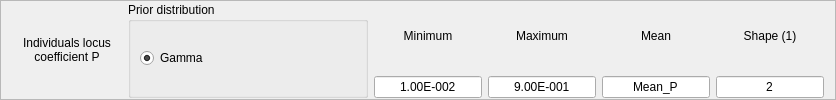
       <widget class="QFrame" name="frame_3">
        <property name="maximumSize">
         <size>
          <width>16777215</width>
          <height>100</height>
         </size>
        </property>
        <property name="frameShape">
         <enum>QFrame::StyledPanel</enum>
        </property>
        <property name="frameShadow">
         <enum>QFrame::Raised</enum>
        </property>
        <layout class="QHBoxLayout" name="horizontalLayout_3">
         <property name="topMargin">
          <number>1</number>
         </property>
         <property name="bottomMargin">
          <number>1</number>
         </property>
         <item>
          <widget class="QLabel" name="ilcpLabel">
           <property name="minimumSize">
            <size>
             <width>110</width>
             <height>0</height>
            </size>
           </property>
           <property name="maximumSize">
            <size>
             <width>110</width>
             <height>16777215</height>
            </size>
           </property>
           <property name="text">
            <string>Individuals locus
coefficient P</string>
           </property>
           <property name="alignment">
            <set>Qt::AlignCenter</set>
           </property>
          </widget>
         </item>
         <item>
          <widget class="QGroupBox" name="groupBox_2">
           <property name="minimumSize">
            <size>
             <width>240</width>
             <height>0</height>
            </size>
           </property>
           <property name="maximumSize">
            <size>
             <width>240</width>
             <height>16777215</height>
            </size>
           </property>
           <property name="title">
            <string>Prior distribution</string>
           </property>
           <layout class="QHBoxLayout" name="horizontalLayout_4">
            <item>
             <widget class="QRadioButton" name="radioButton_6">
              <property name="text">
               <string>Gamma</string>
              </property>
              <property name="checked">
               <bool>true</bool>
              </property>
             </widget>
            </item>
           </layout>
          </widget>
         </item>
         <item>
          <layout class="QVBoxLayout" name="verticalLayout_5">
           <item>
            <widget class="QLabel" name="label_9">
             <property name="maximumSize">
              <size>
               <width>16777215</width>
               <height>16777215</height>
              </size>
             </property>
             <property name="text">
              <string>Minimum</string>
             </property>
             <property name="alignment">
              <set>Qt::AlignCenter</set>
             </property>
            </widget>
           </item>
           <item>
            <widget class="QLineEdit" name="ilcpMinEdit">
             <property name="maximumSize">
              <size>
               <width>16777215</width>
               <height>16777215</height>
              </size>
             </property>
             <property name="text">
              <string>1.00E-002</string>
             </property>
             <property name="alignment">
              <set>Qt::AlignCenter</set>
             </property>
            </widget>
           </item>
          </layout>
         </item>
         <item>
          <layout class="QVBoxLayout" name="verticalLayout_7">
           <item>
            <widget class="QLabel" name="label_10">
             <property name="maximumSize">
              <size>
               <width>16777215</width>
               <height>16777215</height>
              </size>
             </property>
             <property name="text">
              <string>Maximum</string>
             </property>
             <property name="alignment">
              <set>Qt::AlignCenter</set>
             </property>
            </widget>
           </item>
           <item>
            <widget class="QLineEdit" name="ilcpMaxEdit">
             <property name="maximumSize">
              <size>
               <width>16777215</width>
               <height>16777215</height>
              </size>
             </property>
             <property name="text">
              <string>9.00E-001</string>
             </property>
             <property name="alignment">
              <set>Qt::AlignCenter</set>
             </property>
            </widget>
           </item>
          </layout>
         </item>
         <item>
          <layout class="QVBoxLayout" name="verticalLayout_8">
           <item>
            <widget class="QLabel" name="label_11">
             <property name="maximumSize">
              <size>
               <width>16777215</width>
               <height>16777215</height>
              </size>
             </property>
             <property name="text">
              <string>Mean</string>
             </property>
             <property name="alignment">
              <set>Qt::AlignCenter</set>
             </property>
            </widget>
           </item>
           <item>
            <widget class="QLineEdit" name="ilcpMeanEdit">
             <property name="maximumSize">
              <size>
               <width>16777215</width>
               <height>16777215</height>
              </size>
             </property>
             <property name="text">
              <string>Mean_P</string>
             </property>
             <property name="alignment">
              <set>Qt::AlignCenter</set>
             </property>
            </widget>
           </item>
          </layout>
         </item>
         <item>
          <layout class="QVBoxLayout" name="verticalLayout_9">
           <item>
            <widget class="QLabel" name="label_12">
             <property name="maximumSize">
              <size>
               <width>16777215</width>
               <height>16777215</height>
              </size>
             </property>
             <property name="text">
              <string>Shape (1)</string>
             </property>
             <property name="alignment">
              <set>Qt::AlignCenter</set>
             </property>
            </widget>
           </item>
           <item>
            <widget class="QLineEdit" name="ilcpShapeEdit">
             <property name="maximumSize">
              <size>
               <width>16777215</width>
               <height>16777215</height>
              </size>
             </property>
             <property name="text">
              <string>2</string>
             </property>
             <property name="alignment">
              <set>Qt::AlignCenter</set>
             </property>
            </widget>
           </item>
          </layout>
         </item>
        </layout>
       </widget>
